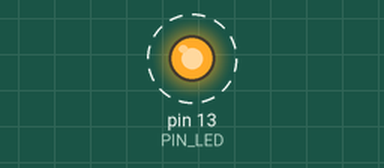
Recording of a sketch running on a simulated Arduino Uno, built with avr-gcc and run on an emulated ATmega328P. Parts: output pins drawn as LEDs (lit = HIGH). Dashed ring = blinking. What the sketch prints to the serial monitor is not drawn.

Above: at 0.5 s.
Timing chart, 0 to 4.6 s (numbered marks = the images above):
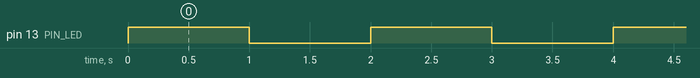

Measured:
- by itself, pin 13 (PIN_LED): alternates HIGH for 1.0 s and LOW for 1.0 s

The sketch:

04_example_3.ino
```cpp
#define PIN_LED 13
unsigned int count, toggle;

void setup() {
  // put your setup code here, to run once:
  pinMode(PIN_LED, OUTPUT);
  Serial.begin(115200);
  while (!Serial){
    ;
  }
  Serial.println("Hello World!");
  count = toggle = 0;
  digitalWrite(PIN_LED, toggle);
}

void loop() {
  // put your main code here, to run repeatedly:
  Serial.println(++count);
  toggle = toggle_state(toggle);
  digitalWrite(PIN_LED, toggle);
  delay(1000);
}
int toggle_state(int toggle){
  if(toggle == 0)
  toggle = 1;
  else
  toggle = 0;
  return toggle;
}
```
